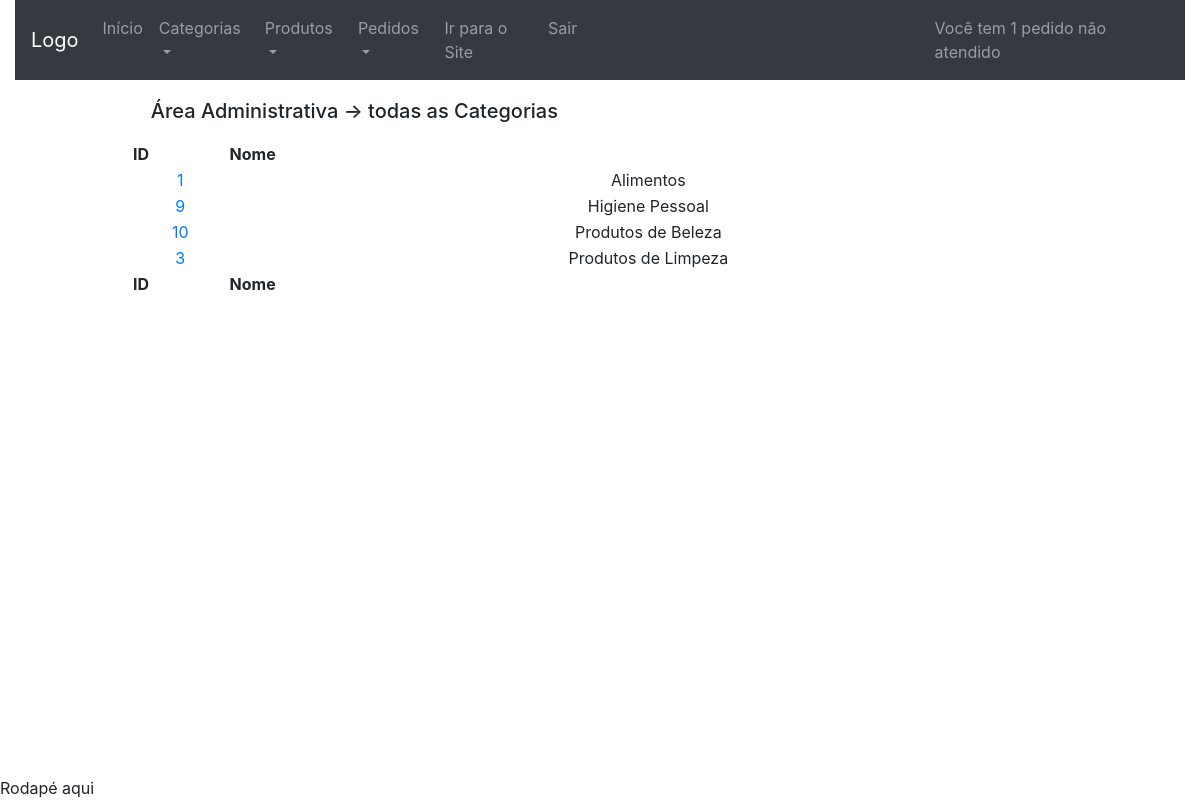
The page /area_administrativa/todas_as_categorias (signed in) on the database its author committed.
### catalog/models.py (models this page shows, shortened)
class Category(models.Model):
	name = models.CharField('Nome', max_length=100)
	class Meta:
		verbose_name = "Categoria"
		verbose_name_plural = "Categorias"
		ordering = ['name']

### dashboard_admin/views.py (the view)
# urls.py: path('todas_as_categorias', views.show_all_categories,
@login_required
def show_all_categories(request):
	noForwardedsInfo(request)
	categories = Category.objects.all()
	context = {'categories':categories}
	return render(request, 'dashboard_admin/show_all_categories.html',
		context)

### checkout/models.py (called while the page is built)
	@staticmethod
	def getNoForwardeds(ordersSendeds):
		total = 0
		for order in ordersSendeds:
			if order.forwarded == False:
				total = total + 1
		return total

### dashboard_admin/views.py (called while the page is built)
def noForwardedsInfo(request):
	ordersSendeds = Order.objects.filter(sended=True)
	request.session['no_forwarded'] = Order.getNoForwardeds(ordersSendeds)
	return ordersSendeds

### dashboard_admin/templates/dashboard_admin/show_all_categories.html (shortened to what this page needs)
{% extends 'dashboard_admin/base.html' %}
{% load widget_tweaks %}
{% block conteudo %}
<div class="panel panel-default table-two-column panel-large">
	{% block dashboard_title %}
	<div class="panel-heading" style="margin: 2%;">
		<h5>Área Administrativa -> todas as Categorias </h5>
	</div>
	{% endblock %}
	<div class="panel-body">
		 <table id="table" class="display" cellspacing="0"
		        width="100%">
		    <thead>
		      <tr>
		        <th>ID</th>
		        <th>Nome</th>
		      </tr>
		    </thead>
		    <tfoot>
		      <tr>
		        <th>ID</th>
		        <th>Nome</th>
		      </tr>
		    </tfoot>
		    <tbody>
				{% for category in categories %}
				<tr>
					<td style="text-align: center;">
						<a href="{% url 'dashboard_admin:edit_category' category.id %}"
						title="Editar Categoria">
					  	{{ category.id }}
						</a>
					</td>
					<td style="text-align: center;">
						{{ category.name }}
					</td>
				</tr>
				{% endfor %}
		    </tbody>
		  </table>
	</div>
</div>
{% endblock %}

### dashboard_admin/static/dashboard_admin/css/extra.css (style rules this page uses)
.panel-large { width: 80%; margin: auto; }

### rows shown on the page
Category: id "1", name "Alimentos"
Category: id "9", name "Higiene Pessoal"
Category: id "10", name "Produtos de Beleza"
Category: id "3", name "Produtos de Limpeza"

### other values the page prints
{{ request.session.no_forwarded }} "1"
